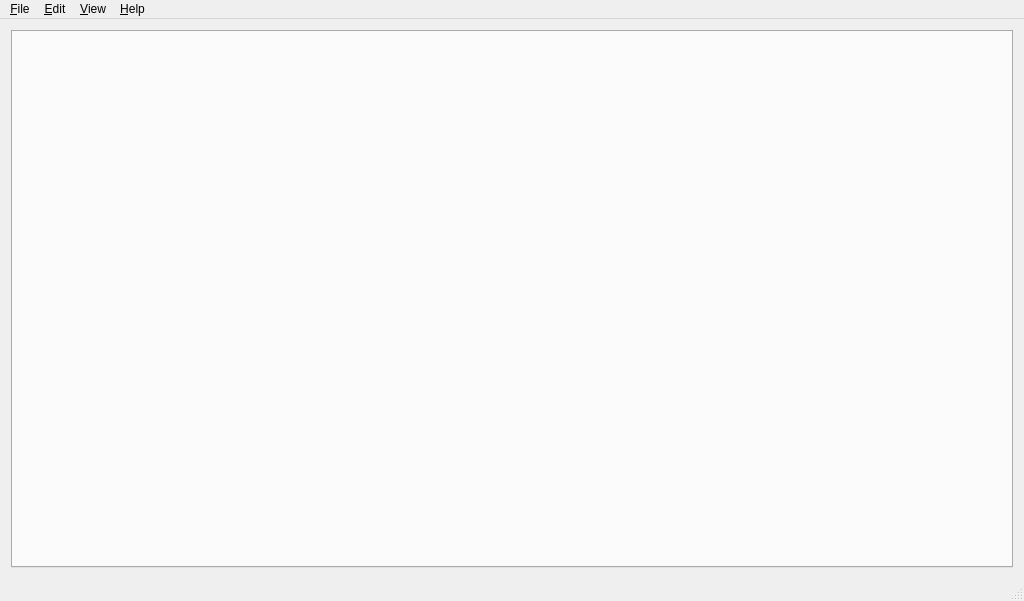
<?xml version="1.0" encoding="UTF-8"?>
<ui version="4.0">
 <class>MainWindowClass</class>
 <widget class="QMainWindow" name="MainWindowClass">
  <property name="geometry">
   <rect>
    <x>0</x>
    <y>0</y>
    <width>1024</width>
    <height>601</height>
   </rect>
  </property>
  <property name="windowTitle">
   <string>Aeon Entity Editor</string>
  </property>
  <property name="windowIcon">
   <iconset>
    <normaloff>:/EntityEditor/EntityEditor.ico</normaloff>:/EntityEditor/EntityEditor.ico</iconset>
  </property>
  <property name="locale">
   <locale language="English" country="UnitedStates"/>
  </property>
  <widget class="QWidget" name="centralWidget">
   <layout class="QVBoxLayout" name="verticalLayout">
    <item>
     <layout class="QHBoxLayout" name="horizontalLayout">
      <item>
       <widget class="QTabWidget" name="MainTabWidget">
        <property name="currentIndex">
         <number>-1</number>
        </property>
       </widget>
      </item>
     </layout>
    </item>
   </layout>
  </widget>
  <widget class="QMenuBar" name="Menubar">
   <property name="geometry">
    <rect>
     <x>0</x>
     <y>0</y>
     <width>1024</width>
     <height>24</height>
    </rect>
   </property>
   <widget class="QMenu" name="MenuFile">
    <property name="title">
     <string>&amp;File</string>
    </property>
   </widget>
   <widget class="QMenu" name="MenuEdit">
    <property name="title">
     <string>&amp;Edit</string>
    </property>
   </widget>
   <widget class="QMenu" name="MenuView">
    <property name="title">
     <string>&amp;View</string>
    </property>
   </widget>
   <widget class="QMenu" name="MenuHelp">
    <property name="title">
     <string>&amp;Help</string>
    </property>
    <addaction name="ActionHelpAbout"/>
   </widget>
   <addaction name="MenuFile"/>
   <addaction name="MenuEdit"/>
   <addaction name="MenuView"/>
   <addaction name="MenuHelp"/>
  </widget>
  <widget class="QStatusBar" name="Statusbar"/>
  <action name="ActionHelpAbout">
   <property name="icon">
    <iconset resource="../Resources/EntityEditor_QT.qrc">
     <normaloff>:/EntityEditor/Help</normaloff>:/EntityEditor/Help</iconset>
   </property>
   <property name="text">
    <string>&amp;About</string>
   </property>
   <property name="statusTip">
    <string>Shows information about the application.</string>
   </property>
   <property name="whatsThis">
    <string>Shows information about the application.</string>
   </property>
   <property name="shortcut">
    <string>F1</string>
   </property>
  </action>
  <action name="ActionFileQuit">
   <property name="icon">
    <iconset resource="../Resources/EntityEditor_QT.qrc">
     <normaloff>:/EntityEditor/Quit</normaloff>:/EntityEditor/Quit</iconset>
   </property>
   <property name="text">
    <string>&amp;Quit</string>
   </property>
   <property name="statusTip">
    <string>Exits the application.</string>
   </property>
   <property name="whatsThis">
    <string>Exits the application.</string>
   </property>
  </action>
  <action name="ActionFileNew">
   <property name="icon">
    <iconset resource="../Resources/EntityEditor_QT.qrc">
     <normaloff>:/EntityEditor/New</normaloff>:/EntityEditor/New</iconset>
   </property>
   <property name="text">
    <string>&amp;New</string>
   </property>
   <property name="toolTip">
    <string>Creates a new clean database for editing.</string>
   </property>
   <property name="statusTip">
    <string>Creates a new clean database for editing.</string>
   </property>
   <property name="whatsThis">
    <string>Creates a new clean database for editing.</string>
   </property>
   <property name="shortcut">
    <string>Ctrl+N</string>
   </property>
  </action>
  <action name="ActionFileOpen">
   <property name="icon">
    <iconset resource="../Resources/EntityEditor_QT.qrc">
     <normaloff>:/EntityEditor/Open</normaloff>:/EntityEditor/Open</iconset>
   </property>
   <property name="text">
    <string>&amp;Open</string>
   </property>
   <property name="toolTip">
    <string>Opens an existing database.</string>
   </property>
   <property name="statusTip">
    <string>Opens an existing database.</string>
   </property>
   <property name="whatsThis">
    <string>Opens an existing database.</string>
   </property>
   <property name="shortcut">
    <string>Ctrl+O</string>
   </property>
  </action>
  <action name="ActionFileSave">
   <property name="enabled">
    <bool>false</bool>
   </property>
   <property name="icon">
    <iconset resource="../Resources/EntityEditor_QT.qrc">
     <normaloff>:/EntityEditor/Save</normaloff>:/EntityEditor/Save</iconset>
   </property>
   <property name="text">
    <string>&amp;Save</string>
   </property>
   <property name="toolTip">
    <string>Saves the current database.</string>
   </property>
   <property name="statusTip">
    <string>Saves the current database.</string>
   </property>
   <property name="whatsThis">
    <string>Saves the current database.</string>
   </property>
   <property name="shortcut">
    <string>Ctrl+S</string>
   </property>
  </action>
  <action name="ActionFileSaveAs">
   <property name="enabled">
    <bool>false</bool>
   </property>
   <property name="icon">
    <iconset resource="../Resources/EntityEditor_QT.qrc">
     <normaloff>:/EntityEditor/Save</normaloff>:/EntityEditor/Save</iconset>
   </property>
   <property name="text">
    <string>Save &amp;As..</string>
   </property>
   <property name="toolTip">
    <string>Saves the current database to </string>
   </property>
   <property name="shortcut">
    <string>Ctrl+Shift+S</string>
   </property>
  </action>
 </widget>
 <layoutdefault spacing="6" margin="11"/>
 <resources>
  <include location="../Resources/EntityEditor_QT.qrc"/>
 </resources>
 <connections>
  <connection>
   <sender>ActionFileQuit</sender>
   <signal>triggered()</signal>
   <receiver>MainWindowClass</receiver>
   <slot>close()</slot>
   <hints>
    <hint type="sourcelabel">
     <x>-1</x>
     <y>-1</y>
    </hint>
    <hint type="destinationlabel">
     <x>511</x>
     <y>299</y>
    </hint>
   </hints>
  </connection>
 </connections>
 <slots>
  <slot>OnAbout()</slot>
  <slot>on_ActionFileNew_triggered()</slot>
  <slot>on_ActionFileOpen_triggered()</slot>
  <slot>on_ActionFileSave_triggered()</slot>
  <slot>on_ActionFileSaveAs_triggered()</slot>
 </slots>
</ui>
